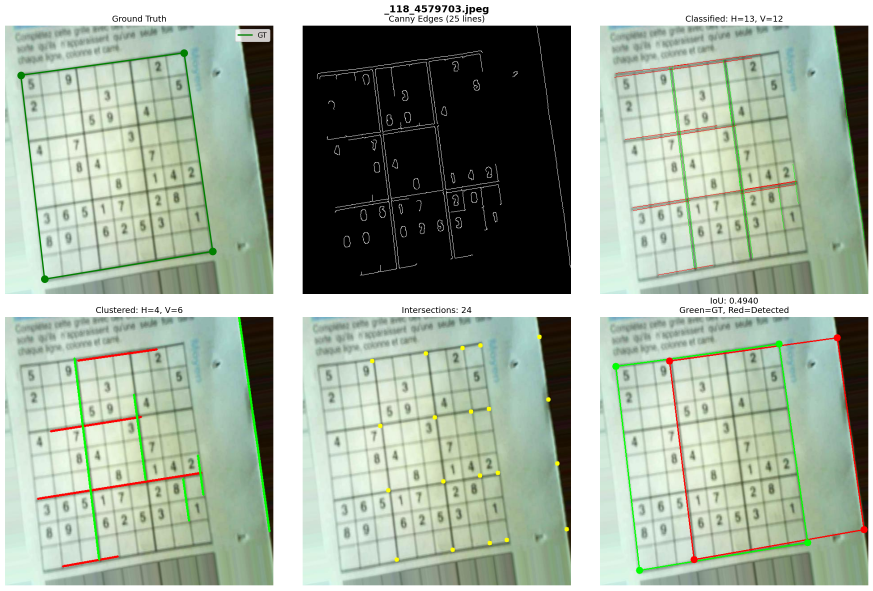
#> input picture _archive/sudoku-detector/experiment/diagnostic_output/_118_4579703_diagnostic.png, 2619 x 1771 px (shown at 1/3 size)
$ python -i robust_detection.py   (imports and definitions only)
#> lines starting #> are read from the running program, lines starting #| are printed output that depends on the picture; after the words box and inside, x2 and y2 are one past the last pixel; in counts of white or black regions, pixels touching at a corner belong together
### _archive/sudoku-detector/src/preprocessing.py
"""Image preprocessing functions for sudoku grid detection."""

from typing import Optional, Tuple

import cv2
import numpy as np

from .config import DetectionConfig


# [24 lines left out: function load_and_validate, not called in this run]


def resize_image(
    img: np.ndarray, target_size: int
) -> Tuple[np.ndarray, float]:
    """Resize image to fit within target size while preserving aspect ratio.

    The image is only resized if its largest dimension exceeds target_size.
    The aspect ratio is always preserved.

    Args:
        img: Input image (BGR or grayscale).
        target_size: Maximum dimension (width or height) for the output.

    Returns:
        Tuple of (resized_image, scale_factor) where scale_factor is the
        ratio of new size to original size (1.0 if no resize needed).
    """
    height, width = img.shape[:2]
    max_dim = max(height, width)

    if max_dim <= target_size:
        return img.copy(), 1.0

    scale_factor = target_size / max_dim
    new_width = int(width * scale_factor)
    new_height = int(height * scale_factor)

    resized = cv2.resize(
        img, (new_width, new_height), interpolation=cv2.INTER_AREA
    )
    return resized, scale_factor


def to_grayscale(img: np.ndarray) -> np.ndarray:
    """Convert image to grayscale, handling already-gray images.

    Args:
        img: Input image (BGR or grayscale).

    Returns:
        Grayscale image.
    """
    if len(img.shape) == 2:
        return img.copy()

    if img.shape[2] == 1:
        return img.squeeze(axis=2).copy()

    return cv2.cvtColor(img, cv2.COLOR_BGR2GRAY)


# [149 lines left out: functions apply_clahe, adaptive_threshold, apply_morphological, get_edges, preprocess_for_contour, preprocess_for_hough, not called in this run]

### _archive/sudoku-detector/src/geometry.py
"""Geometric utility functions for sudoku grid detection."""

from typing import List, Tuple

import cv2
import numpy as np

try:
    from shapely.geometry import Polygon
    SHAPELY_AVAILABLE = True
except ImportError:
    SHAPELY_AVAILABLE = False


def order_corners(corners: np.ndarray) -> np.ndarray:
    """Order 4 corner points as [top-left, top-right, bottom-right, bottom-left].

    Uses sum and difference method:
    - Top-left: smallest (x + y)
    - Bottom-right: largest (x + y)
    - Top-right: largest (x - y)
    - Bottom-left: smallest (x - y)

    Args:
        corners: Unordered corner points with shape (4, 2).

    Returns:
        Ordered corners array with shape (4, 2) and dtype float32.
    """
    corners = np.array(corners, dtype=np.float32)

    if corners.shape != (4, 2):
        raise ValueError(f"Expected shape (4, 2), got {corners.shape}")

    # Compute sum and difference for each point
    sums = corners[:, 0] + corners[:, 1]
    diffs = corners[:, 0] - corners[:, 1]

    # Find indices of extreme points
    top_left_idx = np.argmin(sums)
    bottom_right_idx = np.argmax(sums)
    top_right_idx = np.argmax(diffs)
    bottom_left_idx = np.argmin(diffs)

    # Order corners: TL, TR, BR, BL
    ordered = np.array([
        corners[top_left_idx],
        corners[top_right_idx],
        corners[bottom_right_idx],
        corners[bottom_left_idx],
    ], dtype=np.float32)

    return ordered


def refine_corners(
    gray: np.ndarray,
    corners: np.ndarray,
    window_size: int = 5,
) -> np.ndarray:
    """Refine corner positions to sub-pixel accuracy.

    Uses cv2.cornerSubPix to find precise corner locations.

    Args:
        gray: Grayscale image.
        corners: Initial corner positions with shape (4, 2).
        window_size: Half of the search window side length.

    Returns:
        Refined corners array with shape (4, 2) and dtype float32.
    """
    corners = np.array(corners, dtype=np.float32)

    # cornerSubPix expects shape (N, 1, 2)
    corners_reshaped = corners.reshape(-1, 1, 2)

    criteria = (
        cv2.TERM_CRITERIA_EPS + cv2.TERM_CRITERIA_MAX_ITER,
        30,
        0.001,
    )

    refined = cv2.cornerSubPix(
        gray,
        corners_reshaped,
        winSize=(window_size, window_size),
        zeroZone=(-1, -1),
        criteria=criteria,
    )

    return refined.reshape(4, 2).astype(np.float32)


# [335 lines left out: functions compute_homography, warp_perspective, scale_corners_to_original, compute_quadrilateral_area, _compute_angle_at_vertex, compute_interior_angles and 4 more, not called in this run]

### _archive/sudoku-detector/src/hough_detection.py
"""Hough line-based detection for sudoku grids."""

import math
from typing import List, Optional, Tuple

import cv2
import numpy as np

from .config import DetectionConfig
from .contour_detection import compute_centeredness


# [27 lines left out: function detect_lines, not called in this run]


def classify_lines(
    lines: np.ndarray,
) -> Tuple[List[Tuple[int, int, int, int]], List[Tuple[int, int, int, int]]]:
    """Classify lines as horizontal or vertical based on their angle.

    Args:
        lines: Array of lines with shape (N, 1, 4).

    Returns:
        Tuple of (horizontal_lines, vertical_lines).
        Each line is stored as tuple (x1, y1, x2, y2).
        Horizontal: angle < 45° or angle > 135°
        Vertical: 45° <= angle <= 135°
    """
    horizontal_lines = []
    vertical_lines = []

    for line in lines:
        x1, y1, x2, y2 = line[0]

        # Compute angle in radians and convert to degrees
        angle = math.atan2(y2 - y1, x2 - x1)
        angle_deg = math.degrees(angle)

        # Normalize to 0-180 range
        if angle_deg < 0:
            angle_deg += 180

        # Classify based on angle
        if angle_deg < 45 or angle_deg > 135:
            horizontal_lines.append((x1, y1, x2, y2))
        else:
            vertical_lines.append((x1, y1, x2, y2))

    return horizontal_lines, vertical_lines


# [352 lines left out: functions compute_line_intercept, cluster_lines, _merge_lines, validate_grid_lines, line_intersection, compute_all_intersections and 2 more, not called in this run]

### _archive/sudoku-detector/experiment/robust_detection.py
#!/usr/bin/env python3
"""
Robust sudoku corner detection combining multiple strategies.

Strategy:
1. Try contour-based detection with multiple preprocessing methods
2. Score each result by geometric properties (squareness, size, etc.)
3. If contour fails, use line-based detection
4. Validate and refine the best result
"""

import sys
import json
import random
from pathlib import Path
from typing import Dict, List, Tuple, Optional

import cv2
import numpy as np
from sklearn.cluster import DBSCAN

sys.path.insert(0, str(Path.cwd().parent))

from src.preprocessing import resize_image, to_grayscale
from src.hough_detection import classify_lines, compute_all_intersections, extract_outer_corners
from src.geometry import order_corners, refine_corners, compute_iou

RANDOM_SEED = 42
TARGET_SIZE = 1000
GROUND_TRUTH_FILE = Path('../data/ground_truth_corners.json')
EXAMPLES_DIR = Path('../examples')


# [10 lines left out: functions load_ground_truth, get_sample_images, not called in this run]


def score_quadrilateral(quad: np.ndarray, img_shape: Tuple[int, int]) -> float:
    """
    Score a quadrilateral based on geometric properties.
    Higher score = better candidate for sudoku grid.

    Factors:
    - Size relative to image (larger is better, up to a point)
    - Squareness (aspect ratio close to 1)
    - Angle regularity (corners close to 90 degrees)
    - Convexity
    """
    h, w = img_shape
    img_area = h * w

    # Area score (prefer 20-80% of image)
    quad_area = cv2.contourArea(quad.reshape(-1, 1, 2).astype(np.int32))
    area_ratio = quad_area / img_area
    if area_ratio < 0.1:
        area_score = 0.1
    elif area_ratio > 0.9:
        area_score = 0.5
    else:
        area_score = min(1.0, area_ratio * 2)  # Max at 50%

    # Aspect ratio score (prefer square-ish)
    ordered = order_corners(quad)
    widths = [np.linalg.norm(ordered[1] - ordered[0]),
              np.linalg.norm(ordered[2] - ordered[3])]
    heights = [np.linalg.norm(ordered[3] - ordered[0]),
               np.linalg.norm(ordered[2] - ordered[1])]

    avg_width = np.mean(widths)
    avg_height = np.mean(heights)

    if avg_height > 0:
        aspect = avg_width / avg_height
        aspect_score = 1.0 - abs(1.0 - aspect) * 0.5
        aspect_score = max(0.1, aspect_score)
    else:
        aspect_score = 0.1

    # Angle score (prefer near-90-degree corners)
    def angle_at_corner(p1, p2, p3):
        v1 = p1 - p2
        v2 = p3 - p2
        cos_angle = np.dot(v1, v2) / (np.linalg.norm(v1) * np.linalg.norm(v2) + 1e-10)
        return np.degrees(np.arccos(np.clip(cos_angle, -1, 1)))

    angles = []
    for i in range(4):
        p1 = ordered[(i - 1) % 4]
        p2 = ordered[i]
        p3 = ordered[(i + 1) % 4]
        angles.append(angle_at_corner(p1, p2, p3))

    angle_deviations = [abs(90 - a) for a in angles]
    avg_deviation = np.mean(angle_deviations)
    angle_score = max(0.1, 1.0 - avg_deviation / 45)

    # Combined score
    score = area_score * 0.3 + aspect_score * 0.35 + angle_score * 0.35

    return score


def find_quadrilaterals_contour(
    gray: np.ndarray,
    preprocess_methods: List[str] = None
) -> List[Tuple[np.ndarray, float, str]]:
    """
    Find quadrilateral candidates using contour detection.

    Returns list of (quad, score, method) tuples.
    """
    if preprocess_methods is None:
        preprocess_methods = ['adaptive', 'morph', 'canny', 'otsu']

    h, w = gray.shape
    img_area = h * w
    candidates = []

    for method in preprocess_methods:
        try:
            # Preprocessing
            if method == 'adaptive':
                blur = cv2.GaussianBlur(gray, (5, 5), 0)
                binary = cv2.adaptiveThreshold(
                    blur, 255, cv2.ADAPTIVE_THRESH_GAUSSIAN_C,
                    cv2.THRESH_BINARY_INV, 11, 2
                )
            elif method == 'morph':
                kernel = cv2.getStructuringElement(cv2.MORPH_RECT, (3, 3))
                gradient = cv2.morphologyEx(gray, cv2.MORPH_GRADIENT, kernel)
                _, binary = cv2.threshold(gradient, 0, 255, cv2.THRESH_BINARY + cv2.THRESH_OTSU)
            elif method == 'canny':
                blur = cv2.GaussianBlur(gray, (5, 5), 0)
                binary = cv2.Canny(blur, 50, 150)
            elif method == 'otsu':
                blur = cv2.GaussianBlur(gray, (5, 5), 0)
                _, binary = cv2.threshold(blur, 0, 255, cv2.THRESH_BINARY_INV + cv2.THRESH_OTSU)
            else:
                continue

            # Close gaps
            kernel = cv2.getStructuringElement(cv2.MORPH_RECT, (3, 3))
            closed = cv2.dilate(binary, kernel, iterations=2)

            # Find contours
            contours, _ = cv2.findContours(closed, cv2.RETR_EXTERNAL, cv2.CHAIN_APPROX_SIMPLE)

            for contour in contours:
                area = cv2.contourArea(contour)
                if area < img_area * 0.1 or area > img_area * 0.95:
                    continue

                # Try to approximate to quadrilateral
                peri = cv2.arcLength(contour, True)
                for eps in [0.01, 0.02, 0.03, 0.04, 0.05]:
                    approx = cv2.approxPolyDP(contour, eps * peri, True)
                    if len(approx) == 4:
                        quad = approx.reshape(4, 2).astype(np.float32)
                        if cv2.isContourConvex(approx):
                            score = score_quadrilateral(quad, gray.shape)
                            candidates.append((quad, score, f'contour_{method}'))
                        break

        except Exception as e:
            continue

    return candidates


def find_quadrilaterals_lines(
    gray: np.ndarray,
    edges: np.ndarray = None
) -> List[Tuple[np.ndarray, float, str]]:
    """
    Find quadrilateral candidates using line detection.
    """
    candidates = []

    if edges is None:
        blur = cv2.GaussianBlur(gray, (5, 5), 0)
        edges = cv2.Canny(blur, 50, 150)

    # Try multiple Hough parameters
    param_sets = [
        {'threshold': 50, 'minLength': 50, 'maxGap': 10},
        {'threshold': 40, 'minLength': 40, 'maxGap': 15},
        {'threshold': 60, 'minLength': 60, 'maxGap': 10},
    ]

    for params in param_sets:
        lines = cv2.HoughLinesP(
            edges, 1, np.pi / 180,
            threshold=params['threshold'],
            minLineLength=params['minLength'],
            maxLineGap=params['maxGap']
        )

        if lines is None or len(lines) < 4:
            continue

        h_lines, v_lines = classify_lines(lines)

        if len(h_lines) < 2 or len(v_lines) < 2:
            continue

        # Get boundary lines (outermost)
        h_sorted = sorted(h_lines, key=lambda l: (l[1] + l[3]) / 2)
        v_sorted = sorted(v_lines, key=lambda l: (l[0] + l[2]) / 2)

        # Take outermost lines
        top_line = h_sorted[0]
        bottom_line = h_sorted[-1]
        left_line = v_sorted[0]
        right_line = v_sorted[-1]

        # Compute corners
        def line_intersection(l1, l2):
            x1, y1, x2, y2 = l1
            x3, y3, x4, y4 = l2

            denom = (x1 - x2) * (y3 - y4) - (y1 - y2) * (x3 - x4)
            if abs(denom) < 1e-10:
                return None

            t = ((x1 - x3) * (y3 - y4) - (y1 - y3) * (x3 - x4)) / denom

            x = x1 + t * (x2 - x1)
            y = y1 + t * (y2 - y1)
            return (x, y)

        tl = line_intersection(top_line, left_line)
        tr = line_intersection(top_line, right_line)
        br = line_intersection(bottom_line, right_line)
        bl = line_intersection(bottom_line, left_line)

        if None in [tl, tr, br, bl]:
            continue

        quad = np.array([tl, tr, br, bl], dtype=np.float32)

        # Validate bounds
        h, w = gray.shape
        valid = True
        for x, y in quad:
            if x < -50 or x > w + 50 or y < -50 or y > h + 50:
                valid = False
                break

        if valid:
            score = score_quadrilateral(quad, gray.shape)
            candidates.append((quad, score, 'lines'))

    return candidates


def detect_corners_robust(
    image: np.ndarray
) -> Tuple[Optional[np.ndarray], dict]:
    """
    Robust corner detection combining multiple methods.
    """
    debug = {}

    # Preprocess
    resized, scale = resize_image(image, TARGET_SIZE)
    gray = to_grayscale(resized)
    debug['scale'] = scale

    # Collect candidates from different methods
    candidates = []

    # Method 1: Contour-based
    contour_candidates = find_quadrilaterals_contour(gray)
    candidates.extend(contour_candidates)

    # Method 2: Line-based
    line_candidates = find_quadrilaterals_lines(gray)
    candidates.extend(line_candidates)

    debug['num_candidates'] = len(candidates)

    if not candidates:
        debug['error'] = 'No candidates found'
        return None, debug

    # Select best candidate by score
    candidates.sort(key=lambda x: x[1], reverse=True)
    best_quad, best_score, best_method = candidates[0]

    debug['method'] = best_method
    debug['score'] = best_score

    # Order corners
    corners = order_corners(best_quad)

    # Refine
    try:
        corners = refine_corners(gray, corners)
    except:
        pass

    # Scale back
    corners_orig = corners / scale

    return corners_orig, debug


# [36 lines left out: function test_all_images, not called in this run]


# [2 lines not run here, left out]

>>> import cv2
>>> picture = cv2.imread('diagnostic_output/_118_4579703_diagnostic.png')
#> picture is the input picture: shape (1771, 2619, 3); mean B, G, R 157.2, 173, 159.9
>>> result = detect_corners_robust(picture)
#> in detect_corners_robust, `resized, scale = resize_image(image, TARGET_SIZE)`: scale = 0.382
#> the loop in find_quadrilaterals_contour, `for method in preprocess_methods:` made 4 passes
#> pass 1, in find_quadrilaterals_contour, `binary = cv2.adaptiveThreshold( blur, 255, cv2.ADAPTIVE_THRESH_GAUSSIA..`:
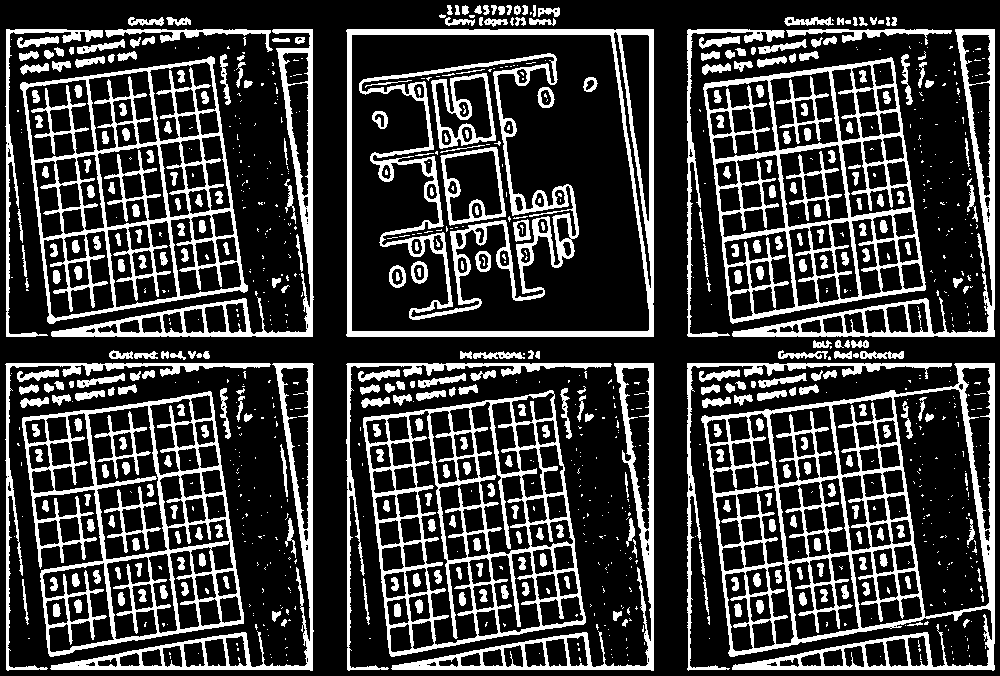
#> binary: shape (676, 1000); 23.7% white; 1019 white regions (638 under 20 px), largest, box (x1, y1, x2, y2) and area: (701, 363, 995, 671) 19323, (363, 390, 586, 657) 13025, (20, 56, 248, 324) 12933
#> pass 1, in find_quadrilaterals_contour, `closed = cv2.dilate(binary, kernel, iterations=2)`:
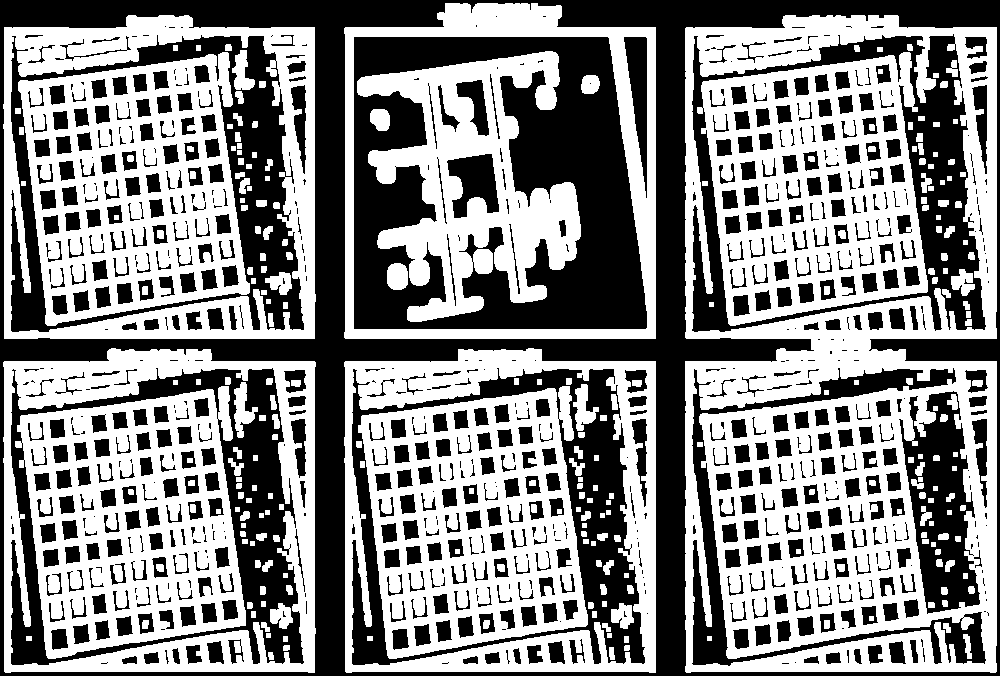
#> closed: shape (676, 1000); 53.2% white; 808 black regions (269 under 20 px), largest, box (x1, y1, x2, y2) and area: (0, 0, 1000, 676) 85387, (354, 37, 647, 329) 48192, (11, 368, 304, 665) 20074
#> after the loop in find_quadrilaterals_contour, `for method in preprocess_methods:`:
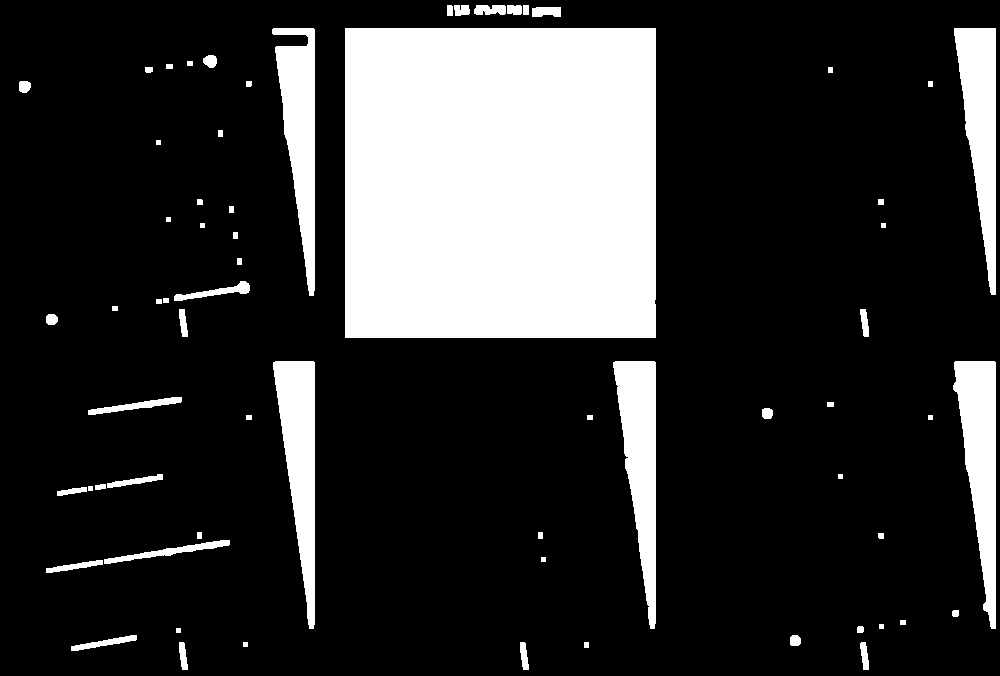
#> closed: shape (676, 1000); 20% white; 66 white regions, largest, box (x1, y1, x2, y2) and area: (345, 28, 656, 338) 96406, (953, 361, 996, 629) 6621, (613, 361, 656, 629) 6576
#> after the loop in find_quadrilaterals_contour, `for method in preprocess_methods:`: candidates = 7 items
#> in find_quadrilaterals_lines, `edges = cv2.Canny(blur, 50, 150)`:
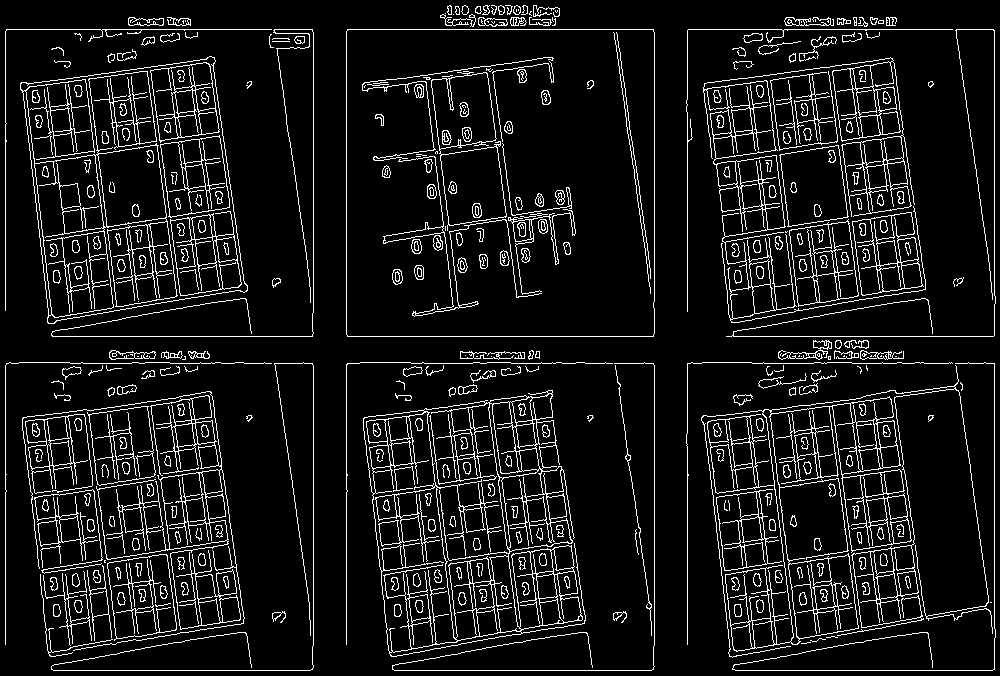
#> edges: shape (676, 1000); 8.9% white in thin lines or dots
#> the loop in find_quadrilaterals_lines, `for params in param_sets:` made 3 passes
#> (top_line, bottom_line, left_line, right_line) on passes 1 to 2: ((449, 5, 540, 10), (216, 670, 272, 670), (5, 644, 5, 365), (994, 383, 994, 437)), ((447, 11, 533, 5), (442, 670, 485, 670), (5, 644, 5, 365), (994, 400, 994, 456))
#> after the loop in find_quadrilaterals_lines, `for params in param_sets:`: candidates = [([[5, -19.4], [994, 34.95], [994, 670], [5, 670]], 0.751, 'lines'), ([[5, 41.84], [994, -27.16], [994, 670], [5, 670]], 0.748, 'lines'), ([[5, -9.79], [994, 25.54], [994, 670], [5, 670]], 0.756, 'lines')]
#> in detect_corners_robust, `line_candidates = find_quadrilaterals_lines(gray)`: line_candidates has the same summary as candidates in find_quadrilaterals_lines
#> in detect_corners_robust, `best_quad, best_score, best_method = candidates[0]`: best_quad = [[344, 26], [343, 338], [656, 339], [656, 26]]; best_score = 0.786; best_method = 'contour_morph'
#> in detect_corners_robust, `corners = order_corners(best_quad)`: corners = [[344, 26], [656, 26], [656, 339], [343, 338]]
#> in refine_corners, `refined = cv2.cornerSubPix( gray, corners_reshaped, winSize=(window_si..`: refined = [[346.4, 28.91], [653.5, 28.91], [653.5, 336.2], [346.4, 336.2]]
#> in detect_corners_robust, `corners = refine_corners(gray, corners)`: corners has the same summary as refined in refine_corners
#> in detect_corners_robust, `corners_orig = corners / scale`: corners_orig = [[907.1, 75.71], [1711.4, 75.73], [1711.4, 880.4], [907.1, 880.4]]
